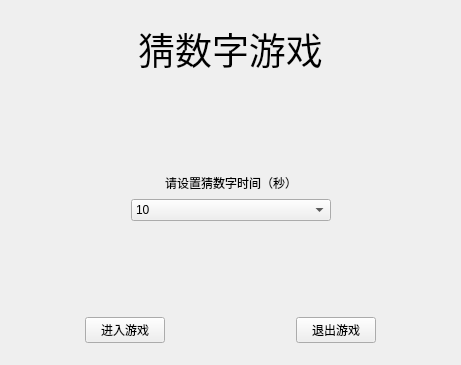
<?xml version="1.0" encoding="UTF-8"?>
<ui version="4.0">
 <class>Widget</class>
 <widget class="QWidget" name="Widget">
  <property name="geometry">
   <rect>
    <x>0</x>
    <y>0</y>
    <width>461</width>
    <height>365</height>
   </rect>
  </property>
  <property name="windowTitle">
   <string>Widget</string>
  </property>
  <layout class="QGridLayout" name="gridLayout">
   <item row="0" column="1">
    <widget class="QStackedWidget" name="stackedWidget">
     <property name="currentIndex">
      <number>0</number>
     </property>
     <widget class="QWidget" name="pageSet">
      <layout class="QGridLayout" name="gridLayout_2">
       <item row="0" column="0">
        <layout class="QHBoxLayout" name="horizontalLayout">
         <item>
          <spacer name="horizontalSpacer">
           <property name="orientation">
            <enum>Qt::Horizontal</enum>
           </property>
           <property name="sizeHint" stdset="0">
            <size>
             <width>40</width>
             <height>20</height>
            </size>
           </property>
          </spacer>
         </item>
         <item>
          <widget class="QLabel" name="label">
           <property name="font">
            <font>
             <family>楷体</family>
             <pointsize>28</pointsize>
            </font>
           </property>
           <property name="text">
            <string>猜数字游戏</string>
           </property>
           <property name="scaledContents">
            <bool>false</bool>
           </property>
           <property name="alignment">
            <set>Qt::AlignCenter</set>
           </property>
          </widget>
         </item>
         <item>
          <spacer name="horizontalSpacer_2">
           <property name="orientation">
            <enum>Qt::Horizontal</enum>
           </property>
           <property name="sizeHint" stdset="0">
            <size>
             <width>40</width>
             <height>20</height>
            </size>
           </property>
          </spacer>
         </item>
        </layout>
       </item>
       <item row="1" column="0">
        <spacer name="verticalSpacer">
         <property name="orientation">
          <enum>Qt::Vertical</enum>
         </property>
         <property name="sizeHint" stdset="0">
          <size>
           <width>20</width>
           <height>93</height>
          </size>
         </property>
        </spacer>
       </item>
       <item row="2" column="0">
        <layout class="QHBoxLayout" name="horizontalLayout_2">
         <item>
          <spacer name="horizontalSpacer_3">
           <property name="orientation">
            <enum>Qt::Horizontal</enum>
           </property>
           <property name="sizeHint" stdset="0">
            <size>
             <width>40</width>
             <height>20</height>
            </size>
           </property>
          </spacer>
         </item>
         <item>
          <widget class="QLabel" name="label_2">
           <property name="text">
            <string>请设置猜数字时间（秒）</string>
           </property>
          </widget>
         </item>
         <item>
          <spacer name="horizontalSpacer_4">
           <property name="orientation">
            <enum>Qt::Horizontal</enum>
           </property>
           <property name="sizeHint" stdset="0">
            <size>
             <width>40</width>
             <height>20</height>
            </size>
           </property>
          </spacer>
         </item>
        </layout>
       </item>
       <item row="3" column="0">
        <layout class="QHBoxLayout" name="horizontalLayout_3">
         <item>
          <spacer name="horizontalSpacer_5">
           <property name="orientation">
            <enum>Qt::Horizontal</enum>
           </property>
           <property name="sizeHint" stdset="0">
            <size>
             <width>40</width>
             <height>20</height>
            </size>
           </property>
          </spacer>
         </item>
         <item>
          <widget class="QComboBox" name="comboBox">
           <property name="sizePolicy">
            <sizepolicy hsizetype="Minimum" vsizetype="Fixed">
             <horstretch>0</horstretch>
             <verstretch>0</verstretch>
            </sizepolicy>
           </property>
           <property name="minimumSize">
            <size>
             <width>200</width>
             <height>0</height>
            </size>
           </property>
           <item>
            <property name="text">
             <string>10</string>
            </property>
           </item>
           <item>
            <property name="text">
             <string>20</string>
            </property>
           </item>
           <item>
            <property name="text">
             <string>40</string>
            </property>
           </item>
           <item>
            <property name="text">
             <string>60</string>
            </property>
           </item>
           <item>
            <property name="text">
             <string>80</string>
            </property>
           </item>
           <item>
            <property name="text">
             <string>100</string>
            </property>
           </item>
           <item>
            <property name="text">
             <string>120</string>
            </property>
           </item>
           <item>
            <property name="text">
             <string>150</string>
            </property>
           </item>
          </widget>
         </item>
         <item>
          <spacer name="horizontalSpacer_6">
           <property name="orientation">
            <enum>Qt::Horizontal</enum>
           </property>
           <property name="sizeHint" stdset="0">
            <size>
             <width>40</width>
             <height>20</height>
            </size>
           </property>
          </spacer>
         </item>
        </layout>
       </item>
       <item row="4" column="0">
        <spacer name="verticalSpacer_2">
         <property name="orientation">
          <enum>Qt::Vertical</enum>
         </property>
         <property name="sizeHint" stdset="0">
          <size>
           <width>20</width>
           <height>92</height>
          </size>
         </property>
        </spacer>
       </item>
       <item row="5" column="0">
        <layout class="QHBoxLayout" name="horizontalLayout_4">
         <item>
          <spacer name="horizontalSpacer_9">
           <property name="orientation">
            <enum>Qt::Horizontal</enum>
           </property>
           <property name="sizeHint" stdset="0">
            <size>
             <width>40</width>
             <height>20</height>
            </size>
           </property>
          </spacer>
         </item>
         <item>
          <widget class="QPushButton" name="pushButtonStart">
           <property name="text">
            <string>进入游戏</string>
           </property>
          </widget>
         </item>
         <item>
          <spacer name="horizontalSpacer_7">
           <property name="orientation">
            <enum>Qt::Horizontal</enum>
           </property>
           <property name="sizeHint" stdset="0">
            <size>
             <width>40</width>
             <height>20</height>
            </size>
           </property>
          </spacer>
         </item>
         <item>
          <spacer name="horizontalSpacer_8">
           <property name="orientation">
            <enum>Qt::Horizontal</enum>
           </property>
           <property name="sizeHint" stdset="0">
            <size>
             <width>40</width>
             <height>20</height>
            </size>
           </property>
          </spacer>
         </item>
         <item>
          <widget class="QPushButton" name="pushButtonQuit">
           <property name="text">
            <string>退出游戏</string>
           </property>
          </widget>
         </item>
         <item>
          <spacer name="horizontalSpacer_10">
           <property name="orientation">
            <enum>Qt::Horizontal</enum>
           </property>
           <property name="sizeHint" stdset="0">
            <size>
             <width>40</width>
             <height>20</height>
            </size>
           </property>
          </spacer>
         </item>
        </layout>
       </item>
      </layout>
     </widget>
     <widget class="QWidget" name="pageGame">
      <layout class="QGridLayout" name="gridLayout_3">
       <item row="0" column="0">
        <widget class="QProgressBar" name="progressBar">
         <property name="value">
          <number>24</number>
         </property>
        </widget>
       </item>
       <item row="1" column="0">
        <widget class="QTextEdit" name="textEdit"/>
       </item>
       <item row="2" column="0">
        <layout class="QHBoxLayout" name="horizontalLayout_5">
         <item>
          <widget class="QPushButton" name="pushButton_0">
           <property name="minimumSize">
            <size>
             <width>60</width>
             <height>50</height>
            </size>
           </property>
           <property name="maximumSize">
            <size>
             <width>80</width>
             <height>16777215</height>
            </size>
           </property>
           <property name="text">
            <string>0</string>
           </property>
          </widget>
         </item>
         <item>
          <widget class="QPushButton" name="pushButton_1">
           <property name="minimumSize">
            <size>
             <width>60</width>
             <height>50</height>
            </size>
           </property>
           <property name="maximumSize">
            <size>
             <width>80</width>
             <height>16777215</height>
            </size>
           </property>
           <property name="text">
            <string>1</string>
           </property>
          </widget>
         </item>
         <item>
          <widget class="QPushButton" name="pushButton_2">
           <property name="minimumSize">
            <size>
             <width>60</width>
             <height>50</height>
            </size>
           </property>
           <property name="maximumSize">
            <size>
             <width>80</width>
             <height>16777215</height>
            </size>
           </property>
           <property name="text">
            <string>2</string>
           </property>
          </widget>
         </item>
         <item>
          <widget class="QPushButton" name="pushButton_3">
           <property name="minimumSize">
            <size>
             <width>60</width>
             <height>50</height>
            </size>
           </property>
           <property name="maximumSize">
            <size>
             <width>80</width>
             <height>16777215</height>
            </size>
           </property>
           <property name="text">
            <string>3</string>
           </property>
          </widget>
         </item>
         <item>
          <widget class="QPushButton" name="pushButton_4">
           <property name="minimumSize">
            <size>
             <width>60</width>
             <height>50</height>
            </size>
           </property>
           <property name="maximumSize">
            <size>
             <width>80</width>
             <height>16777215</height>
            </size>
           </property>
           <property name="text">
            <string>4</string>
           </property>
          </widget>
         </item>
         <item>
          <widget class="QPushButton" name="pushButton_chop">
           <property name="minimumSize">
            <size>
             <width>60</width>
             <height>50</height>
            </size>
           </property>
           <property name="maximumSize">
            <size>
             <width>80</width>
             <height>16777215</height>
            </size>
           </property>
           <property name="text">
            <string>&lt;--</string>
           </property>
          </widget>
         </item>
        </layout>
       </item>
       <item row="3" column="0">
        <layout class="QHBoxLayout" name="horizontalLayout_6">
         <item>
          <widget class="QPushButton" name="pushButton_5">
           <property name="minimumSize">
            <size>
             <width>60</width>
             <height>50</height>
            </size>
           </property>
           <property name="maximumSize">
            <size>
             <width>80</width>
             <height>16777215</height>
            </size>
           </property>
           <property name="text">
            <string>5</string>
           </property>
          </widget>
         </item>
         <item>
          <widget class="QPushButton" name="pushButton_6">
           <property name="minimumSize">
            <size>
             <width>60</width>
             <height>50</height>
            </size>
           </property>
           <property name="maximumSize">
            <size>
             <width>80</width>
             <height>16777215</height>
            </size>
           </property>
           <property name="text">
            <string>6</string>
           </property>
          </widget>
         </item>
         <item>
          <widget class="QPushButton" name="pushButton_7">
           <property name="minimumSize">
            <size>
             <width>60</width>
             <height>50</height>
            </size>
           </property>
           <property name="maximumSize">
            <size>
             <width>80</width>
             <height>16777215</height>
            </size>
           </property>
           <property name="text">
            <string>7</string>
           </property>
          </widget>
         </item>
         <item>
          <widget class="QPushButton" name="pushButton_8">
           <property name="minimumSize">
            <size>
             <width>60</width>
             <height>50</height>
            </size>
           </property>
           <property name="maximumSize">
            <size>
             <width>80</width>
             <height>16777215</height>
            </size>
           </property>
           <property name="text">
            <string>8</string>
           </property>
          </widget>
         </item>
         <item>
          <widget class="QPushButton" name="pushButton_9">
           <property name="minimumSize">
            <size>
             <width>60</width>
             <height>50</height>
            </size>
           </property>
           <property name="maximumSize">
            <size>
             <width>80</width>
             <height>16777215</height>
            </size>
           </property>
           <property name="text">
            <string>9</string>
           </property>
          </widget>
         </item>
         <item>
          <widget class="QPushButton" name="pushButton_tip">
           <property name="minimumSize">
            <size>
             <width>60</width>
             <height>50</height>
            </size>
           </property>
           <property name="maximumSize">
            <size>
             <width>80</width>
             <height>16777215</height>
            </size>
           </property>
           <property name="text">
            <string>提示</string>
           </property>
          </widget>
         </item>
        </layout>
       </item>
      </layout>
     </widget>
     <widget class="QWidget" name="pageWin">
      <layout class="QGridLayout" name="gridLayout_4">
       <item row="0" column="0">
        <widget class="QLabel" name="labelWin">
         <property name="text">
          <string>TextLabel</string>
         </property>
        </widget>
       </item>
      </layout>
     </widget>
     <widget class="QWidget" name="pageOver">
      <layout class="QGridLayout" name="gridLayout_5">
       <item row="0" column="0">
        <widget class="QLabel" name="labelOver">
         <property name="text">
          <string>TextLabel</string>
         </property>
        </widget>
       </item>
      </layout>
     </widget>
    </widget>
   </item>
  </layout>
 </widget>
 <layoutdefault spacing="6" margin="11"/>
 <resources/>
 <connections/>
</ui>
